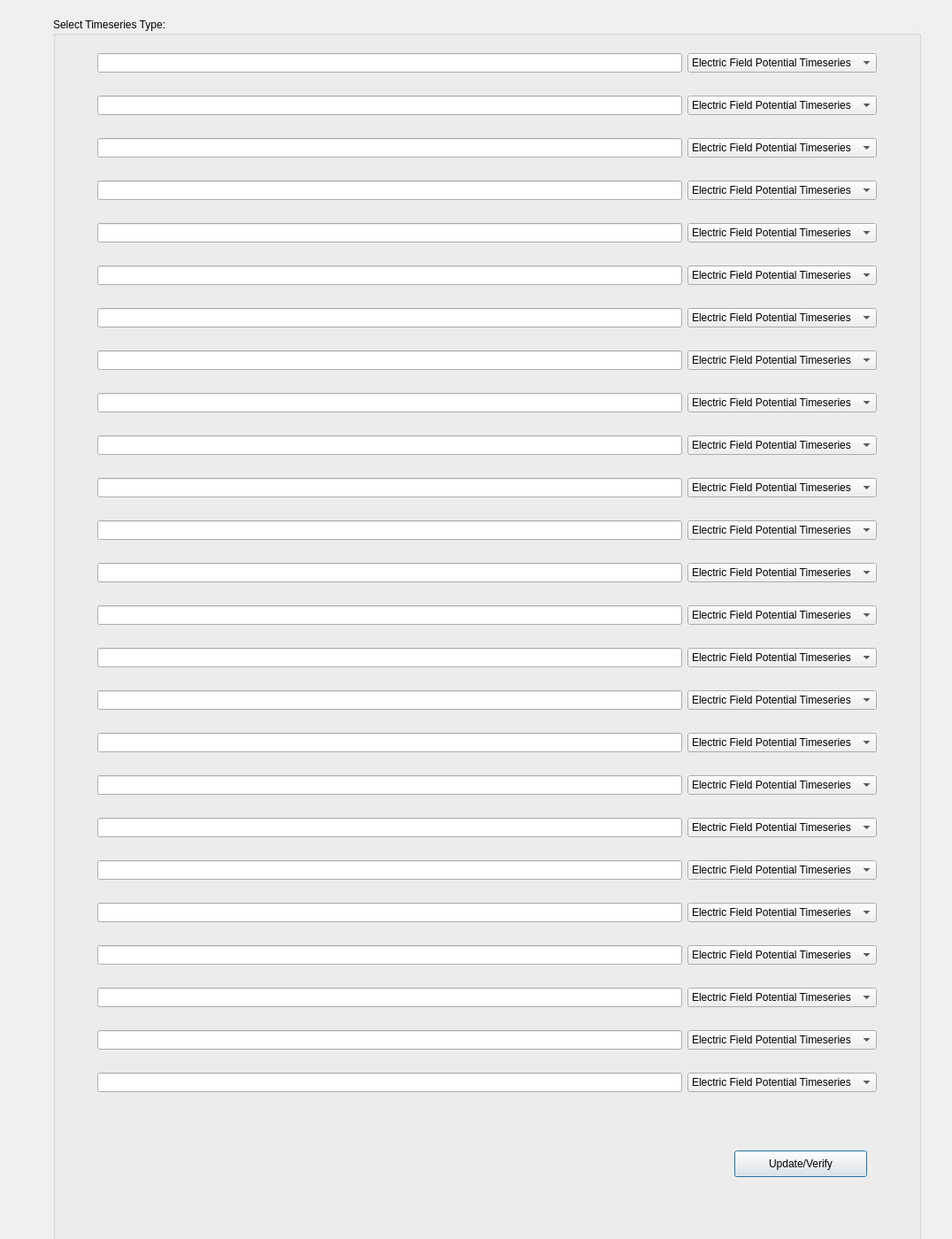
<?xml version="1.0" encoding="UTF-8"?>
<ui version="4.0">
 <class>Dialog</class>
 <widget class="QDialog" name="Dialog">
  <property name="geometry">
   <rect>
    <x>0</x>
    <y>0</y>
    <width>1076</width>
    <height>1400</height>
   </rect>
  </property>
  <property name="minimumSize">
   <size>
    <width>0</width>
    <height>1400</height>
   </size>
  </property>
  <property name="windowTitle">
   <string>Dialog</string>
  </property>
  <widget class="QGroupBox" name="time_series_translator_gb">
   <property name="geometry">
    <rect>
     <x>60</x>
     <y>20</y>
     <width>981</width>
     <height>1411</height>
    </rect>
   </property>
   <property name="minimumSize">
    <size>
     <width>0</width>
     <height>1400</height>
    </size>
   </property>
   <property name="title">
    <string>Select Timeseries Type:</string>
   </property>
   <widget class="QPushButton" name="update_btn">
    <property name="geometry">
     <rect>
      <x>770</x>
      <y>1280</y>
      <width>150</width>
      <height>30</height>
     </rect>
    </property>
    <property name="minimumSize">
     <size>
      <width>150</width>
      <height>30</height>
     </size>
    </property>
    <property name="text">
     <string>Update/Verify</string>
    </property>
   </widget>
  </widget>
  <widget class="QWidget" name="gridLayoutWidget">
   <property name="geometry">
    <rect>
     <x>110</x>
     <y>40</y>
     <width>881</width>
     <height>1221</height>
    </rect>
   </property>
   <layout class="QGridLayout" name="time_series_translator_grid">
    <item row="0" column="1">
     <widget class="QComboBox" name="overwrite_line_cb_1">
      <item>
       <property name="text">
        <string>Electric Field Potential Timeseries</string>
       </property>
      </item>
      <item>
       <property name="text">
        <string>Annotation Timeseries</string>
       </property>
      </item>
      <item>
       <property name="text">
        <string>Alignment Timeseries</string>
       </property>
      </item>
      <item>
       <property name="text">
        <string>Other Timeseries Data</string>
       </property>
      </item>
      <item>
       <property name="text">
        <string>Stimulus Timeseries</string>
       </property>
      </item>
     </widget>
    </item>
    <item row="0" column="0">
     <widget class="QLineEdit" name="overwrite_le_1">
      <property name="maximumSize">
       <size>
        <width>16777215</width>
        <height>16777215</height>
       </size>
      </property>
      <property name="focusPolicy">
       <enum>Qt::NoFocus</enum>
      </property>
      <property name="layoutDirection">
       <enum>Qt::LeftToRight</enum>
      </property>
      <property name="readOnly">
       <bool>true</bool>
      </property>
     </widget>
    </item>
    <item row="1" column="0">
     <widget class="QLineEdit" name="overwrite_le_2">
      <property name="maximumSize">
       <size>
        <width>16777215</width>
        <height>16777215</height>
       </size>
      </property>
      <property name="focusPolicy">
       <enum>Qt::NoFocus</enum>
      </property>
      <property name="layoutDirection">
       <enum>Qt::LeftToRight</enum>
      </property>
      <property name="readOnly">
       <bool>true</bool>
      </property>
     </widget>
    </item>
    <item row="2" column="0">
     <widget class="QLineEdit" name="overwrite_le_3">
      <property name="maximumSize">
       <size>
        <width>16777215</width>
        <height>16777215</height>
       </size>
      </property>
      <property name="focusPolicy">
       <enum>Qt::NoFocus</enum>
      </property>
      <property name="layoutDirection">
       <enum>Qt::LeftToRight</enum>
      </property>
      <property name="readOnly">
       <bool>true</bool>
      </property>
     </widget>
    </item>
    <item row="3" column="0">
     <widget class="QLineEdit" name="overwrite_le_4">
      <property name="maximumSize">
       <size>
        <width>16777215</width>
        <height>16777215</height>
       </size>
      </property>
      <property name="focusPolicy">
       <enum>Qt::NoFocus</enum>
      </property>
      <property name="layoutDirection">
       <enum>Qt::LeftToRight</enum>
      </property>
      <property name="readOnly">
       <bool>true</bool>
      </property>
     </widget>
    </item>
    <item row="4" column="0">
     <widget class="QLineEdit" name="overwrite_le_5">
      <property name="maximumSize">
       <size>
        <width>16777215</width>
        <height>16777215</height>
       </size>
      </property>
      <property name="focusPolicy">
       <enum>Qt::NoFocus</enum>
      </property>
      <property name="layoutDirection">
       <enum>Qt::LeftToRight</enum>
      </property>
      <property name="readOnly">
       <bool>true</bool>
      </property>
     </widget>
    </item>
    <item row="5" column="0">
     <widget class="QLineEdit" name="overwrite_le_6">
      <property name="maximumSize">
       <size>
        <width>16777215</width>
        <height>16777215</height>
       </size>
      </property>
      <property name="focusPolicy">
       <enum>Qt::NoFocus</enum>
      </property>
      <property name="layoutDirection">
       <enum>Qt::LeftToRight</enum>
      </property>
      <property name="readOnly">
       <bool>true</bool>
      </property>
     </widget>
    </item>
    <item row="6" column="0">
     <widget class="QLineEdit" name="overwrite_le_7">
      <property name="maximumSize">
       <size>
        <width>16777215</width>
        <height>16777215</height>
       </size>
      </property>
      <property name="focusPolicy">
       <enum>Qt::NoFocus</enum>
      </property>
      <property name="layoutDirection">
       <enum>Qt::LeftToRight</enum>
      </property>
      <property name="readOnly">
       <bool>true</bool>
      </property>
     </widget>
    </item>
    <item row="7" column="0">
     <widget class="QLineEdit" name="overwrite_le_8">
      <property name="maximumSize">
       <size>
        <width>16777215</width>
        <height>16777215</height>
       </size>
      </property>
      <property name="focusPolicy">
       <enum>Qt::NoFocus</enum>
      </property>
      <property name="layoutDirection">
       <enum>Qt::LeftToRight</enum>
      </property>
      <property name="readOnly">
       <bool>true</bool>
      </property>
     </widget>
    </item>
    <item row="8" column="0">
     <widget class="QLineEdit" name="overwrite_le_9">
      <property name="maximumSize">
       <size>
        <width>16777215</width>
        <height>16777215</height>
       </size>
      </property>
      <property name="focusPolicy">
       <enum>Qt::NoFocus</enum>
      </property>
      <property name="layoutDirection">
       <enum>Qt::LeftToRight</enum>
      </property>
      <property name="readOnly">
       <bool>true</bool>
      </property>
     </widget>
    </item>
    <item row="9" column="0">
     <widget class="QLineEdit" name="overwrite_le_10">
      <property name="maximumSize">
       <size>
        <width>16777215</width>
        <height>16777215</height>
       </size>
      </property>
      <property name="focusPolicy">
       <enum>Qt::NoFocus</enum>
      </property>
      <property name="layoutDirection">
       <enum>Qt::LeftToRight</enum>
      </property>
      <property name="readOnly">
       <bool>true</bool>
      </property>
     </widget>
    </item>
    <item row="10" column="0">
     <widget class="QLineEdit" name="overwrite_le_11">
      <property name="maximumSize">
       <size>
        <width>16777215</width>
        <height>16777215</height>
       </size>
      </property>
      <property name="focusPolicy">
       <enum>Qt::NoFocus</enum>
      </property>
      <property name="layoutDirection">
       <enum>Qt::LeftToRight</enum>
      </property>
      <property name="readOnly">
       <bool>true</bool>
      </property>
     </widget>
    </item>
    <item row="11" column="0">
     <widget class="QLineEdit" name="overwrite_le_12">
      <property name="maximumSize">
       <size>
        <width>16777215</width>
        <height>16777215</height>
       </size>
      </property>
      <property name="focusPolicy">
       <enum>Qt::NoFocus</enum>
      </property>
      <property name="layoutDirection">
       <enum>Qt::LeftToRight</enum>
      </property>
      <property name="readOnly">
       <bool>true</bool>
      </property>
     </widget>
    </item>
    <item row="12" column="0">
     <widget class="QLineEdit" name="overwrite_le_13">
      <property name="maximumSize">
       <size>
        <width>16777215</width>
        <height>16777215</height>
       </size>
      </property>
      <property name="focusPolicy">
       <enum>Qt::NoFocus</enum>
      </property>
      <property name="layoutDirection">
       <enum>Qt::LeftToRight</enum>
      </property>
      <property name="readOnly">
       <bool>true</bool>
      </property>
     </widget>
    </item>
    <item row="13" column="0">
     <widget class="QLineEdit" name="overwrite_le_14">
      <property name="maximumSize">
       <size>
        <width>16777215</width>
        <height>16777215</height>
       </size>
      </property>
      <property name="focusPolicy">
       <enum>Qt::NoFocus</enum>
      </property>
      <property name="layoutDirection">
       <enum>Qt::LeftToRight</enum>
      </property>
      <property name="readOnly">
       <bool>true</bool>
      </property>
     </widget>
    </item>
    <item row="14" column="0">
     <widget class="QLineEdit" name="overwrite_le_15">
      <property name="maximumSize">
       <size>
        <width>16777215</width>
        <height>16777215</height>
       </size>
      </property>
      <property name="focusPolicy">
       <enum>Qt::NoFocus</enum>
      </property>
      <property name="layoutDirection">
       <enum>Qt::LeftToRight</enum>
      </property>
      <property name="readOnly">
       <bool>true</bool>
      </property>
     </widget>
    </item>
    <item row="15" column="0">
     <widget class="QLineEdit" name="overwrite_le_16">
      <property name="maximumSize">
       <size>
        <width>16777215</width>
        <height>16777215</height>
       </size>
      </property>
      <property name="focusPolicy">
       <enum>Qt::NoFocus</enum>
      </property>
      <property name="layoutDirection">
       <enum>Qt::LeftToRight</enum>
      </property>
      <property name="readOnly">
       <bool>true</bool>
      </property>
     </widget>
    </item>
    <item row="16" column="0">
     <widget class="QLineEdit" name="overwrite_le_17">
      <property name="maximumSize">
       <size>
        <width>16777215</width>
        <height>16777215</height>
       </size>
      </property>
      <property name="focusPolicy">
       <enum>Qt::NoFocus</enum>
      </property>
      <property name="layoutDirection">
       <enum>Qt::LeftToRight</enum>
      </property>
      <property name="readOnly">
       <bool>true</bool>
      </property>
     </widget>
    </item>
    <item row="17" column="0">
     <widget class="QLineEdit" name="overwrite_le_18">
      <property name="maximumSize">
       <size>
        <width>16777215</width>
        <height>16777215</height>
       </size>
      </property>
      <property name="focusPolicy">
       <enum>Qt::NoFocus</enum>
      </property>
      <property name="layoutDirection">
       <enum>Qt::LeftToRight</enum>
      </property>
      <property name="readOnly">
       <bool>true</bool>
      </property>
     </widget>
    </item>
    <item row="18" column="0">
     <widget class="QLineEdit" name="overwrite_le_19">
      <property name="maximumSize">
       <size>
        <width>16777215</width>
        <height>16777215</height>
       </size>
      </property>
      <property name="focusPolicy">
       <enum>Qt::NoFocus</enum>
      </property>
      <property name="layoutDirection">
       <enum>Qt::LeftToRight</enum>
      </property>
      <property name="readOnly">
       <bool>true</bool>
      </property>
     </widget>
    </item>
    <item row="19" column="0">
     <widget class="QLineEdit" name="overwrite_le_20">
      <property name="maximumSize">
       <size>
        <width>16777215</width>
        <height>16777215</height>
       </size>
      </property>
      <property name="focusPolicy">
       <enum>Qt::NoFocus</enum>
      </property>
      <property name="layoutDirection">
       <enum>Qt::LeftToRight</enum>
      </property>
      <property name="readOnly">
       <bool>true</bool>
      </property>
     </widget>
    </item>
    <item row="20" column="0">
     <widget class="QLineEdit" name="overwrite_le_21">
      <property name="maximumSize">
       <size>
        <width>16777215</width>
        <height>16777215</height>
       </size>
      </property>
      <property name="focusPolicy">
       <enum>Qt::NoFocus</enum>
      </property>
      <property name="layoutDirection">
       <enum>Qt::LeftToRight</enum>
      </property>
      <property name="readOnly">
       <bool>true</bool>
      </property>
     </widget>
    </item>
    <item row="21" column="0">
     <widget class="QLineEdit" name="overwrite_le_22">
      <property name="maximumSize">
       <size>
        <width>16777215</width>
        <height>16777215</height>
       </size>
      </property>
      <property name="focusPolicy">
       <enum>Qt::NoFocus</enum>
      </property>
      <property name="layoutDirection">
       <enum>Qt::LeftToRight</enum>
      </property>
      <property name="readOnly">
       <bool>true</bool>
      </property>
     </widget>
    </item>
    <item row="22" column="0">
     <widget class="QLineEdit" name="overwrite_le_23">
      <property name="maximumSize">
       <size>
        <width>16777215</width>
        <height>16777215</height>
       </size>
      </property>
      <property name="focusPolicy">
       <enum>Qt::NoFocus</enum>
      </property>
      <property name="layoutDirection">
       <enum>Qt::LeftToRight</enum>
      </property>
      <property name="readOnly">
       <bool>true</bool>
      </property>
     </widget>
    </item>
    <item row="23" column="0">
     <widget class="QLineEdit" name="overwrite_le_24">
      <property name="maximumSize">
       <size>
        <width>16777215</width>
        <height>16777215</height>
       </size>
      </property>
      <property name="focusPolicy">
       <enum>Qt::NoFocus</enum>
      </property>
      <property name="layoutDirection">
       <enum>Qt::LeftToRight</enum>
      </property>
      <property name="readOnly">
       <bool>true</bool>
      </property>
     </widget>
    </item>
    <item row="24" column="0">
     <widget class="QLineEdit" name="overwrite_le_25">
      <property name="maximumSize">
       <size>
        <width>16777215</width>
        <height>16777215</height>
       </size>
      </property>
      <property name="focusPolicy">
       <enum>Qt::NoFocus</enum>
      </property>
      <property name="layoutDirection">
       <enum>Qt::LeftToRight</enum>
      </property>
      <property name="readOnly">
       <bool>true</bool>
      </property>
     </widget>
    </item>
    <item row="1" column="1">
     <widget class="QComboBox" name="overwrite_line_cb_2">
      <item>
       <property name="text">
        <string>Electric Field Potential Timeseries</string>
       </property>
      </item>
      <item>
       <property name="text">
        <string>Annotation Timeseries</string>
       </property>
      </item>
      <item>
       <property name="text">
        <string>Alignment Timeseries</string>
       </property>
      </item>
      <item>
       <property name="text">
        <string>Other Timeseries Data</string>
       </property>
      </item>
      <item>
       <property name="text">
        <string>Stimulus Timeseries</string>
       </property>
      </item>
     </widget>
    </item>
    <item row="2" column="1">
     <widget class="QComboBox" name="overwrite_line_cb_3">
      <item>
       <property name="text">
        <string>Electric Field Potential Timeseries</string>
       </property>
      </item>
      <item>
       <property name="text">
        <string>Annotation Timeseries</string>
       </property>
      </item>
      <item>
       <property name="text">
        <string>Alignment Timeseries</string>
       </property>
      </item>
      <item>
       <property name="text">
        <string>Other Timeseries Data</string>
       </property>
      </item>
      <item>
       <property name="text">
        <string>Stimulus Timeseries</string>
       </property>
      </item>
     </widget>
    </item>
    <item row="3" column="1">
     <widget class="QComboBox" name="overwrite_line_cb_4">
      <item>
       <property name="text">
        <string>Electric Field Potential Timeseries</string>
       </property>
      </item>
      <item>
       <property name="text">
        <string>Annotation Timeseries</string>
       </property>
      </item>
      <item>
       <property name="text">
        <string>Alignment Timeseries</string>
       </property>
      </item>
      <item>
       <property name="text">
        <string>Other Timeseries Data</string>
       </property>
      </item>
      <item>
       <property name="text">
        <string>Stimulus Timeseries</string>
       </property>
      </item>
     </widget>
    </item>
    <item row="4" column="1">
     <widget class="QComboBox" name="overwrite_line_cb_5">
      <item>
       <property name="text">
        <string>Electric Field Potential Timeseries</string>
       </property>
      </item>
      <item>
       <property name="text">
        <string>Annotation Timeseries</string>
       </property>
      </item>
      <item>
       <property name="text">
        <string>Alignment Timeseries</string>
       </property>
      </item>
      <item>
       <property name="text">
        <string>Other Timeseries Data</string>
       </property>
      </item>
      <item>
       <property name="text">
        <string>Stimulus Timeseries</string>
       </property>
      </item>
     </widget>
    </item>
    <item row="5" column="1">
     <widget class="QComboBox" name="overwrite_line_cb_6">
      <item>
       <property name="text">
        <string>Electric Field Potential Timeseries</string>
       </property>
      </item>
      <item>
       <property name="text">
        <string>Annotation Timeseries</string>
       </property>
      </item>
      <item>
       <property name="text">
        <string>Alignment Timeseries</string>
       </property>
      </item>
      <item>
       <property name="text">
        <string>Other Timeseries Data</string>
       </property>
      </item>
      <item>
       <property name="text">
        <string>Stimulus Timeseries</string>
       </property>
      </item>
     </widget>
    </item>
    <item row="6" column="1">
     <widget class="QComboBox" name="overwrite_line_cb_7">
      <item>
       <property name="text">
        <string>Electric Field Potential Timeseries</string>
       </property>
      </item>
      <item>
       <property name="text">
        <string>Annotation Timeseries</string>
       </property>
      </item>
      <item>
       <property name="text">
        <string>Alignment Timeseries</string>
       </property>
      </item>
      <item>
       <property name="text">
        <string>Other Timeseries Data</string>
       </property>
      </item>
      <item>
       <property name="text">
        <string>Stimulus Timeseries</string>
       </property>
      </item>
     </widget>
    </item>
    <item row="7" column="1">
     <widget class="QComboBox" name="overwrite_line_cb_8">
      <item>
       <property name="text">
        <string>Electric Field Potential Timeseries</string>
       </property>
      </item>
      <item>
       <property name="text">
        <string>Annotation Timeseries</string>
       </property>
      </item>
      <item>
       <property name="text">
        <string>Alignment Timeseries</string>
       </property>
      </item>
      <item>
       <property name="text">
        <string>Other Timeseries Data</string>
       </property>
      </item>
      <item>
       <property name="text">
        <string>Stimulus Timeseries</string>
       </property>
      </item>
     </widget>
    </item>
    <item row="8" column="1">
     <widget class="QComboBox" name="overwrite_line_cb_9">
      <item>
       <property name="text">
        <string>Electric Field Potential Timeseries</string>
       </property>
      </item>
      <item>
       <property name="text">
        <string>Annotation Timeseries</string>
       </property>
      </item>
      <item>
       <property name="text">
        <string>Alignment Timeseries</string>
       </property>
      </item>
      <item>
       <property name="text">
        <string>Other Timeseries Data</string>
       </property>
      </item>
      <item>
       <property name="text">
        <string>Stimulus Timeseries</string>
       </property>
      </item>
     </widget>
    </item>
    <item row="9" column="1">
     <widget class="QComboBox" name="overwrite_line_cb_10">
      <item>
       <property name="text">
        <string>Electric Field Potential Timeseries</string>
       </property>
      </item>
      <item>
       <property name="text">
        <string>Annotation Timeseries</string>
       </property>
      </item>
      <item>
       <property name="text">
        <string>Alignment Timeseries</string>
       </property>
      </item>
      <item>
       <property name="text">
        <string>Other Timeseries Data</string>
       </property>
      </item>
      <item>
       <property name="text">
        <string>Stimulus Timeseries</string>
       </property>
      </item>
     </widget>
    </item>
    <item row="10" column="1">
     <widget class="QComboBox" name="overwrite_line_cb_11">
      <item>
       <property name="text">
        <string>Electric Field Potential Timeseries</string>
       </property>
      </item>
      <item>
       <property name="text">
        <string>Annotation Timeseries</string>
       </property>
      </item>
      <item>
       <property name="text">
        <string>Alignment Timeseries</string>
       </property>
      </item>
      <item>
       <property name="text">
        <string>Other Timeseries Data</string>
       </property>
      </item>
      <item>
       <property name="text">
        <string>Stimulus Timeseries</string>
       </property>
      </item>
     </widget>
    </item>
    <item row="11" column="1">
     <widget class="QComboBox" name="overwrite_line_cb_12">
      <item>
       <property name="text">
        <string>Electric Field Potential Timeseries</string>
       </property>
      </item>
      <item>
       <property name="text">
        <string>Annotation Timeseries</string>
       </property>
      </item>
      <item>
       <property name="text">
        <string>Alignment Timeseries</string>
       </property>
      </item>
      <item>
       <property name="text">
        <string>Other Timeseries Data</string>
       </property>
      </item>
      <item>
       <property name="text">
        <string>Stimulus Timeseries</string>
       </property>
      </item>
     </widget>
    </item>
    <item row="12" column="1">
     <widget class="QComboBox" name="overwrite_line_cb_13">
      <item>
       <property name="text">
        <string>Electric Field Potential Timeseries</string>
       </property>
      </item>
      <item>
       <property name="text">
        <string>Annotation Timeseries</string>
       </property>
      </item>
      <item>
       <property name="text">
        <string>Alignment Timeseries</string>
       </property>
      </item>
      <item>
       <property name="text">
        <string>Other Timeseries Data</string>
       </property>
      </item>
      <item>
       <property name="text">
        <string>Stimulus Timeseries</string>
       </property>
      </item>
     </widget>
    </item>
    <item row="13" column="1">
     <widget class="QComboBox" name="overwrite_line_cb_14">
      <item>
       <property name="text">
        <string>Electric Field Potential Timeseries</string>
       </property>
      </item>
      <item>
       <property name="text">
        <string>Annotation Timeseries</string>
       </property>
      </item>
      <item>
       <property name="text">
        <string>Alignment Timeseries</string>
       </property>
      </item>
      <item>
       <property name="text">
        <string>Other Timeseries Data</string>
       </property>
      </item>
      <item>
       <property name="text">
        <string>Stimulus Timeseries</string>
       </property>
      </item>
     </widget>
    </item>
    <item row="14" column="1">
     <widget class="QComboBox" name="overwrite_line_cb_15">
      <item>
       <property name="text">
        <string>Electric Field Potential Timeseries</string>
       </property>
      </item>
      <item>
       <property name="text">
        <string>Annotation Timeseries</string>
       </property>
      </item>
      <item>
       <property name="text">
        <string>Alignment Timeseries</string>
       </property>
      </item>
      <item>
       <property name="text">
        <string>Other Timeseries Data</string>
       </property>
      </item>
      <item>
       <property name="text">
        <string>Stimulus Timeseries</string>
       </property>
      </item>
     </widget>
    </item>
    <item row="15" column="1">
     <widget class="QComboBox" name="overwrite_line_cb_16">
      <item>
       <property name="text">
        <string>Electric Field Potential Timeseries</string>
       </property>
      </item>
      <item>
       <property name="text">
        <string>Annotation Timeseries</string>
       </property>
      </item>
      <item>
       <property name="text">
        <string>Alignment Timeseries</string>
       </property>
      </item>
      <item>
       <property name="text">
        <string>Other Timeseries Data</string>
       </property>
      </item>
      <item>
       <property name="text">
        <string>Stimulus Timeseries</string>
       </property>
      </item>
     </widget>
    </item>
    <item row="16" column="1">
     <widget class="QComboBox" name="overwrite_line_cb_17">
      <item>
       <property name="text">
        <string>Electric Field Potential Timeseries</string>
       </property>
      </item>
      <item>
       <property name="text">
        <string>Annotation Timeseries</string>
       </property>
      </item>
      <item>
       <property name="text">
        <string>Alignment Timeseries</string>
       </property>
      </item>
      <item>
       <property name="text">
        <string>Other Timeseries Data</string>
       </property>
      </item>
      <item>
       <property name="text">
        <string>Stimulus Timeseries</string>
       </property>
      </item>
     </widget>
    </item>
    <item row="17" column="1">
     <widget class="QComboBox" name="overwrite_line_cb_18">
      <item>
       <property name="text">
        <string>Electric Field Potential Timeseries</string>
       </property>
      </item>
      <item>
       <property name="text">
        <string>Annotation Timeseries</string>
       </property>
      </item>
      <item>
       <property name="text">
        <string>Alignment Timeseries</string>
       </property>
      </item>
      <item>
       <property name="text">
        <string>Other Timeseries Data</string>
       </property>
      </item>
      <item>
       <property name="text">
        <string>Stimulus Timeseries</string>
       </property>
      </item>
     </widget>
    </item>
    <item row="18" column="1">
     <widget class="QComboBox" name="overwrite_line_cb_19">
      <item>
       <property name="text">
        <string>Electric Field Potential Timeseries</string>
       </property>
      </item>
      <item>
       <property name="text">
        <string>Annotation Timeseries</string>
       </property>
      </item>
      <item>
       <property name="text">
        <string>Alignment Timeseries</string>
       </property>
      </item>
      <item>
       <property name="text">
        <string>Other Timeseries Data</string>
       </property>
      </item>
      <item>
       <property name="text">
        <string>Stimulus Timeseries</string>
       </property>
      </item>
     </widget>
    </item>
    <item row="19" column="1">
     <widget class="QComboBox" name="overwrite_line_cb_20">
      <item>
       <property name="text">
        <string>Electric Field Potential Timeseries</string>
       </property>
      </item>
      <item>
       <property name="text">
        <string>Annotation Timeseries</string>
       </property>
      </item>
      <item>
       <property name="text">
        <string>Alignment Timeseries</string>
       </property>
      </item>
      <item>
       <property name="text">
        <string>Other Timeseries Data</string>
       </property>
      </item>
      <item>
       <property name="text">
        <string>Stimulus Timeseries</string>
       </property>
      </item>
     </widget>
    </item>
    <item row="20" column="1">
     <widget class="QComboBox" name="overwrite_line_cb_21">
      <item>
       <property name="text">
        <string>Electric Field Potential Timeseries</string>
       </property>
      </item>
      <item>
       <property name="text">
        <string>Annotation Timeseries</string>
       </property>
      </item>
      <item>
       <property name="text">
        <string>Alignment Timeseries</string>
       </property>
      </item>
      <item>
       <property name="text">
        <string>Other Timeseries Data</string>
       </property>
      </item>
      <item>
       <property name="text">
        <string>Stimulus Timeseries</string>
       </property>
      </item>
     </widget>
    </item>
    <item row="21" column="1">
     <widget class="QComboBox" name="overwrite_line_cb_22">
      <item>
       <property name="text">
        <string>Electric Field Potential Timeseries</string>
       </property>
      </item>
      <item>
       <property name="text">
        <string>Annotation Timeseries</string>
       </property>
      </item>
      <item>
       <property name="text">
        <string>Alignment Timeseries</string>
       </property>
      </item>
      <item>
       <property name="text">
        <string>Other Timeseries Data</string>
       </property>
      </item>
      <item>
       <property name="text">
        <string>Stimulus Timeseries</string>
       </property>
      </item>
     </widget>
    </item>
    <item row="22" column="1">
     <widget class="QComboBox" name="overwrite_line_cb_23">
      <item>
       <property name="text">
        <string>Electric Field Potential Timeseries</string>
       </property>
      </item>
      <item>
       <property name="text">
        <string>Annotation Timeseries</string>
       </property>
      </item>
      <item>
       <property name="text">
        <string>Alignment Timeseries</string>
       </property>
      </item>
      <item>
       <property name="text">
        <string>Other Timeseries Data</string>
       </property>
      </item>
      <item>
       <property name="text">
        <string>Stimulus Timeseries</string>
       </property>
      </item>
     </widget>
    </item>
    <item row="23" column="1">
     <widget class="QComboBox" name="overwrite_line_cb_24">
      <item>
       <property name="text">
        <string>Electric Field Potential Timeseries</string>
       </property>
      </item>
      <item>
       <property name="text">
        <string>Annotation Timeseries</string>
       </property>
      </item>
      <item>
       <property name="text">
        <string>Alignment Timeseries</string>
       </property>
      </item>
      <item>
       <property name="text">
        <string>Other Timeseries Data</string>
       </property>
      </item>
      <item>
       <property name="text">
        <string>Stimulus Timeseries</string>
       </property>
      </item>
     </widget>
    </item>
    <item row="24" column="1">
     <widget class="QComboBox" name="overwrite_line_cb_25">
      <item>
       <property name="text">
        <string>Electric Field Potential Timeseries</string>
       </property>
      </item>
      <item>
       <property name="text">
        <string>Annotation Timeseries</string>
       </property>
      </item>
      <item>
       <property name="text">
        <string>Alignment Timeseries</string>
       </property>
      </item>
      <item>
       <property name="text">
        <string>Other Timeseries Data</string>
       </property>
      </item>
      <item>
       <property name="text">
        <string>Stimulus Timeseries</string>
       </property>
      </item>
     </widget>
    </item>
   </layout>
  </widget>
 </widget>
 <resources/>
 <connections/>
</ui>
